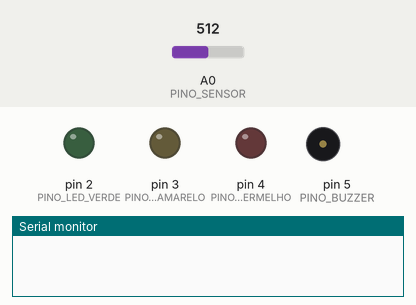
This sketch was run on a simulated Arduino Uno, built with avr-gcc and run on an emulated ATmega328P. Parts: output pins drawn as LEDs (lit = HIGH), buzzer (waves = sounding, pin HIGH), the last lines printed to the serial monitor. Dashed ring = blinking. The test bench sets the inputs (shaded band); at power-on: A0 (PINO_SENSOR) = 512. Pins used as bus, display or sensor lines are not drawn.

Above: at 1.2 s.
1.3 s: A0 (PINO_SENSOR) set to 405
At 3.2 s:
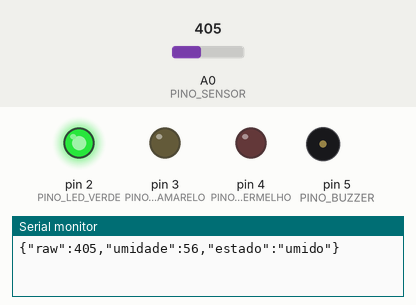
3.5 s: A0 (PINO_SENSOR) set to 376
At 4.8 s:
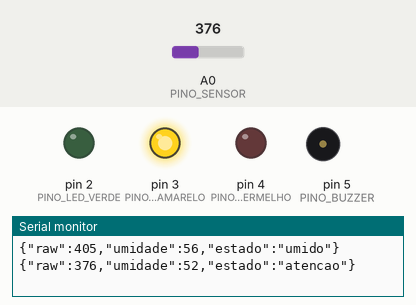
5.5 s: A0 (PINO_SENSOR) set to 242
7.2 s: A0 (PINO_SENSOR) set to 212
At 9.25 s:
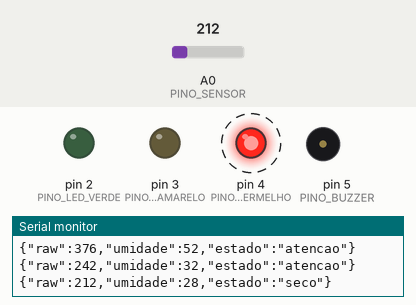
Timing chart, 0 to 11.2 s (numbered marks = the images above; inputs shaded):
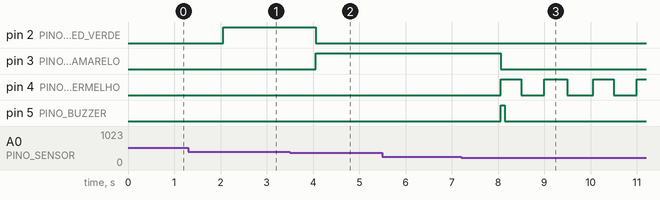

Measured:
- the behaviour switches between 394 and 393 on A0 (PINO_SENSOR) (found by bisection; images 1 and 2)
- the behaviour switches between 224 and 223 on A0 (PINO_SENSOR) (found by bisection; images 2 and 3)
- after the input at 3.5 s, pin 2 (PINO_LED_VERDE): HIGH → LOW after 0.56 s; pin 3 (PINO_LED_AMARELO): LOW → HIGH after 0.56 s
- after the input at 7.2 s, pin 3 (PINO_LED_AMARELO): HIGH → LOW after 0.86 s; pin 4 (PINO_LED_VERMELHO): alternates HIGH for 0.44 s and LOW for 0.50 s, starting after 0.86 s; pin 5 (PINO_BUZZER): LOW → HIGH after 0.86 s, → LOW 0.09 s later

The sketch:

sensor_umidade.ino
```cpp
/*
 * Sensor de Umidade do Solo - Arduino Uno
 *
 * Lê a umidade do solo em A0, indica o estado da planta com LEDs (o vermelho
 * pisca quando o solo está seco) e envia uma linha JSON pela Serial a cada
 * INTERVALO_LEITURA_MS para o servidor/dashboard:
 *
 *   {"raw":412,"umidade":47,"estado":"atencao"}
 *
 * Ligações - sensor caseiro (2 hastes + resistor 10k do kit):
 *   D7 -> haste 1 (fica no solo)
 *   haste 2 (fica no solo) -> A0
 *   A0 -> resistor 10k -> GND
 *
 * Ligações - sensor capacitivo v1.2 (se comprar um):
 *   VCC -> 5V | GND -> GND | AOUT -> A0   (e recalibre, veja docs/calibracao.md)
 *
 * LEDs:
 *   LED verde    -> D2 (resistor 220R)
 *   LED amarelo  -> D3 (resistor 220R)
 *   LED vermelho -> D4 (resistor 220R)
 *   Buzzer (+)   -> D5 (opcional, não vem no kit)
 */

// ---------------- Pinos ----------------
const uint8_t PINO_SENSOR   = A0;
const uint8_t PINO_LED_VERDE    = 2;
const uint8_t PINO_LED_AMARELO  = 3;
const uint8_t PINO_LED_VERMELHO = 4;
const uint8_t PINO_BUZZER   = 5;   // opcional
// Alimenta as hastes só durante a leitura: com corrente contínua o tempo todo,
// o metal sofre eletrólise e corrói em poucos dias.
const uint8_t PINO_ALIMENTACAO_SENSOR = 7;

// ---------------- Calibração ----------------
// Veja docs/calibracao.md. Anote a leitura "raw" com o sensor em solo bem
// seco e em solo encharcado. A ordem pode ser crescente ou decrescente:
//   sensor caseiro:     seco = valor BAIXO  (ex.: 20 / 700)
//   sensor capacitivo:  seco = valor ALTO   (ex.: 520 / 260)
const int LEITURA_SECO    = 20;
const int LEITURA_MOLHADO = 700;

// ---------------- Limites (%) ----------------
const int LIMITE_SECO   = 30;  // abaixo disso: planta precisa de água
const int LIMITE_UMIDO  = 60;  // a partir disso: solo úmido
const int HISTERESE     = 5;   // evita o estado "piscar" perto dos limites

// ---------------- Tempos ----------------
const unsigned long INTERVALO_LEITURA_MS = 2000;
const unsigned long INTERVALO_BIPE_MS    = 5000;  // bipe a cada 5 s quando seco
const unsigned long DURACAO_BIPE_MS      = 150;
const unsigned long PISCA_LED_MS         = 500;   // LED vermelho pisca quando seco
const unsigned long ESTABILIZACAO_MS     = 10;    // espera após ligar as hastes
const uint8_t AMOSTRAS = 10;

enum Estado { SECO, ATENCAO, UMIDO };

Estado estadoAtual = ATENCAO;
unsigned long ultimaLeitura = 0;
unsigned long ultimoBipe = 0;

int lerSensorMedia() {
  digitalWrite(PINO_ALIMENTACAO_SENSOR, HIGH);
  delay(ESTABILIZACAO_MS);
  long soma = 0;
  for (uint8_t i = 0; i < AMOSTRAS; i++) {
    soma += analogRead(PINO_SENSOR);
    delay(5);
  }
  digitalWrite(PINO_ALIMENTACAO_SENSOR, LOW);
  return soma / AMOSTRAS;
}

int converterParaPercentual(int leitura) {
  int percentual = map(leitura, LEITURA_SECO, LEITURA_MOLHADO, 0, 100);
  return constrain(percentual, 0, 100);
}

// O limite para SAIR de um estado fica HISTERESE pontos além do limite para
// ENTRAR nele, assim pequenas oscilações não trocam o estado.
Estado classificar(int umidade, Estado atual) {
  switch (atual) {
    case SECO:
      if (umidade >= LIMITE_UMIDO) return UMIDO;
      if (umidade >= LIMITE_SECO + HISTERESE) return ATENCAO;
      return SECO;
    case UMIDO:
      if (umidade < LIMITE_SECO) return SECO;
      if (umidade < LIMITE_UMIDO - HISTERESE) return ATENCAO;
      return UMIDO;
    default:  // ATENCAO
      if (umidade < LIMITE_SECO) return SECO;
      if (umidade >= LIMITE_UMIDO) return UMIDO;
      return ATENCAO;
  }
}

const char* nomeEstado(Estado estado) {
  switch (estado) {
    case SECO:  return "seco";
    case UMIDO: return "umido";
    default:    return "atencao";
  }
}

void atualizarLeds(Estado estado) {
  digitalWrite(PINO_LED_VERDE,   estado == UMIDO);
  digitalWrite(PINO_LED_AMARELO, estado == ATENCAO);
}

// Não bloqueante: quando seco, pisca o LED vermelho e bipa o buzzer (se houver)
// por DURACAO_BIPE_MS a cada INTERVALO_BIPE_MS.
void atualizarAlerta(Estado estado, unsigned long agora) {
  if (estado != SECO) {
    digitalWrite(PINO_LED_VERMELHO, LOW);
    digitalWrite(PINO_BUZZER, LOW);
    return;
  }
  digitalWrite(PINO_LED_VERMELHO, (agora / PISCA_LED_MS) % 2 == 0);
  if (agora - ultimoBipe >= INTERVALO_BIPE_MS) {
    ultimoBipe = agora;
  }
  digitalWrite(PINO_BUZZER, agora - ultimoBipe < DURACAO_BIPE_MS);
}

void enviarJson(int leitura, int umidade, Estado estado) {
  Serial.print(F("{\"raw\":"));
  Serial.print(leitura);
  Serial.print(F(",\"umidade\":"));
  Serial.print(umidade);
  Serial.print(F(",\"estado\":\""));
  Serial.print(nomeEstado(estado));
  Serial.println(F("\"}"));
}

void setup() {
  Serial.begin(9600);
  pinMode(PINO_LED_VERDE, OUTPUT);
  pinMode(PINO_LED_AMARELO, OUTPUT);
  pinMode(PINO_LED_VERMELHO, OUTPUT);
  pinMode(PINO_BUZZER, OUTPUT);
  pinMode(PINO_ALIMENTACAO_SENSOR, OUTPUT);
  digitalWrite(PINO_ALIMENTACAO_SENSOR, LOW);

  // Primeira leitura imediata para não começar num estado arbitrário.
  int umidade = converterParaPercentual(lerSensorMedia());
  estadoAtual = umidade < LIMITE_SECO ? SECO : (umidade >= LIMITE_UMIDO ? UMIDO : ATENCAO);
}

void loop() {
  unsigned long agora = millis();

  if (agora - ultimaLeitura >= INTERVALO_LEITURA_MS) {
    ultimaLeitura = agora;
    int leitura = lerSensorMedia();
    int umidade = converterParaPercentual(leitura);
    estadoAtual = classificar(umidade, estadoAtual);
    atualizarLeds(estadoAtual);
    enviarJson(leitura, umidade, estadoAtual);
  }

  atualizarAlerta(estadoAtual, agora);
}
```
